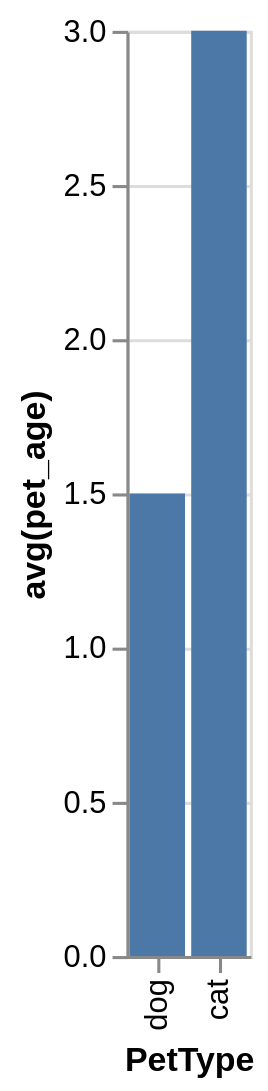

Express this chart as Vega-Lite.
### Vega-Lite specification from a JSON file in a GitHub repository (floating-point values rounded to 4 significant figures)
{"data": {"values": [{"x_data": "dog", "y_data": 1.5}, {"x_data": "cat", "y_data": 3}]}, "mark": "bar", "encoding": {"x": {"field": "x_data", "type": "nominal", "title": "PetType", "sort": {"op": "sum", "field": "y_data", "order": "ascending"}}, "y": {"field": "y_data", "type": "quantitative", "title": "avg(pet_age)"}}}
